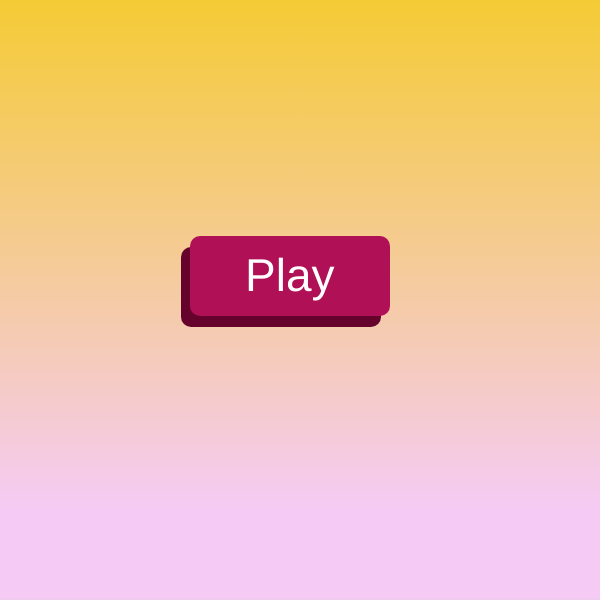
Frame 1 (no input)
Frame 60 (no input): identical to frame 1, image omitted
Frame 120 (the mouse pressed at the canvas centre since frame 60): identical to frame 1, image omitted

The p5.js sketch that drew this single still picture (run headless with seeded random() and noise() and a simulated clock; from frame 60 on, the mouse is pressed at the canvas centre):

// p5.js sketch
// ── sketch.js
// Alexa Forberg
// Project 2



let isPlaying = false;
let b;
let bar;
let BarX;
let BarY;
let barHeight = 9;
let barWidth = 112;
let barColor;


let barColors;

function setup() {
    createCanvas(600, 600);
    background("#d6d6d6");
    noStroke();
    b = new Ball(300, 0);

    BarX = 244;
    BarY = 579;

    barColor = "#A6206A";

    barColors = ["#A6206A", "#EC1C4B", "#F16A43", "#F7D969", "#2F9395", "#30ff33", "#663399", "#5AD", "#5A17ED", "#0FF1C3"];
}

function draw() {

    background("#d6d6d6");

    //beginning screen actions
    if (isPlaying == false) {
        gradient();
        startButton();

    }
    //playing game actions
    if (isPlaying == true) {
        b.display();
        b.move();
        b.bounce();
        b.wrap();

        barCreation(barColor);

        //ball hit 
        if (b.x > BarX &&
            b.x < BarX + barWidth &&
            b.y + b.size / 2 > BarY &&
            b.y + b.size / 2 < BarY + barHeight * 3) {
            console.log("hit"); // just checking its called
            barColor = random(barColors);
            console.log(random(barColors));
            b.deltaY = -Math.abs(b.deltaY);

        }

    }
}


// creating the start button
function startButton() {



    fill("#66032c");
    noStroke();
    rect(181, 247, 200, 80, 10);

    fill("#B01055 ");
    noStroke();
    rect(190, 236, 200, 80, 10);

    textSize(46);
    fill("#fffff");
    text("Play", 245, 291);


}

// mouse clicks the play button
function mouseClicked() {

    if (mouseX > 190 && mouseX < 390 && mouseY > 236 && mouseY < 316) {
        isPlaying = true;

    }

}

// creating the bar
function barCreation(color) {

    fill(color);
    bar = rect(BarX, BarY, barWidth, barHeight);


}

// moving with keys
function keyPressed() {
    if (keyCode === LEFT_ARROW) {
        BarX -= 60;
    }

    if (keyCode === RIGHT_ARROW) {
        BarX += 60;

    }

    if (keyCode === UP_ARROW) {
        BarY -= 20;

    }

    if (keyCode === DOWN_ARROW) {
        BarY += 20;


    }


}

//gradient
function gradient() {

    var i = 0;
    while (i < 600) {
        stroke(255, 199, i / 2); 
      
        line(0, i, width, i);
        i++;
    }
}


// ── ball.js
// ball object


class Ball {
    constructor(x, y) {
        this.x = x;
        this.y = y;
        this.deltaX = random(3,7);
        this.deltaY = random(5, 20);
        this.color = color(random(100, 255), random(100, 255), random(100, 255));
        this.size = 50;
    }


    move() {
        this.x += this.deltaX;
        this.y += this.deltaY;
    }

    display() {
        fill(this.color);
        ellipse(this.x, this.y, this.size, this.size)
    }

    wrap() {
        if (this.x > width + this.size / 2) { //check right edge
            this.x = -this.size / 2 ;
        }
        if (this.y > height + this.size / 2) { //check bottom edge
            this.y = -this.size / 2 + random(-15, 15);
        }

        if (this.x < -this.size / 2) { //check left edge
            this.x = width + this.size / 2;
        }

        if (this.y < -this.size / 2) { //check top edge
            this.y = height + this.size / 2;
        }
    }

    bounce() {
        if (this.x > width - this.size / 2) { //check right edge
            this.deltaX = this.deltaX * -1;
            this.x = width - this.size / 2; //to stop jiggling
        }
//        if (this.y > height - this.size / 2) { //check bottom edge
//            this.deltaY = this.deltaY * -1;
//            this.y = height - this.size / 2;
//        }

        if (this.x < this.size / 2) { //check left edge
            this.deltaX = this.deltaX * -1;
            this.x = this.size / 2;
        }

        if (this.y < this.size / 2) { //check top edge
            this.deltaY = this.deltaY * -1;
            this.y = this.size / 2;
        }
    }
    
    


}
